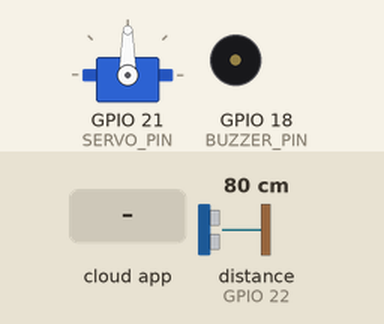
The sketch below on a simulated ESP32. Parts: servo, buzzer (waves = sounding, pin HIGH). The inputs (shaded band) are chosen by the test bench; at power-on: distance to the obstacle (sensor on GPIO 22) 80 cm. The echo pulse lasts 58.3 µs per cm; WiFi joins after 1.5 s; servers stay silent unless stated; what the sketch prints to the serial monitor is not drawn.

Above: at 3.1 s.
3.2 s: the phone or cloud app sets 7 to true
At 3.28 s:
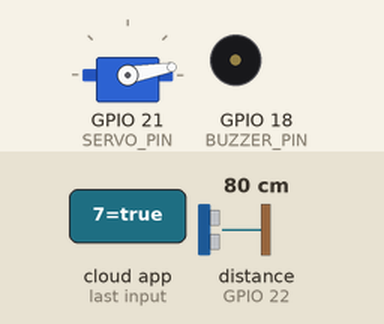
At 5.14 s:
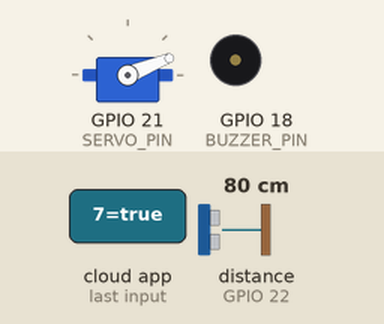
6.2 s: distance to the obstacle (sensor on GPIO 22) set to 2 cm
At 7.89 s:
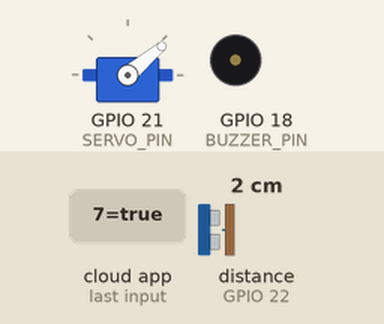
9.2 s: distance to the obstacle (sensor on GPIO 22) set to 35 cm
Timing chart, 0 to 21.6 s (numbered marks = the images above; inputs shaded):
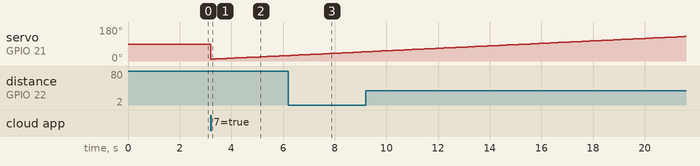

The sketch:

ESP32_1_2.ino
```cpp
#include <WiFi.h>
#include <Firebase_ESP_Client.h>
#include <ESP32Servo.h>
#include <NewPing.h>
#include <addons/TokenHelper.h>
#include <addons/RTDBHelper.h>

// 1. Thông tin WiFi
#define WIFI_SSID "---------"
#define WIFI_PASSWORD "--------"

// 2. Thông tin API Key và URL
#define API_KEY "@Your_API"
#define DATABASE_URL "@Your_URL_Database"

// 3. Thông tin tài khoản Firebase
#define USER_EMAIL "@Your Email Firebase"
#define USER_PASSWORD "@Your Password"

// Các chân kết nối
#define TRIG_PIN  23  // ESP32 pin GPIO23 connected to Ultrasonic Sensor's TRIG pin
#define ECHO_PIN  22  // ESP32 pin GPIO22 connected to Ultrasonic Sensor's ECHO pin
#define SERVO_PIN 21  // ESP32 pin GPIO21 connected to Servo Motor's pin
#define BUZZER_PIN 18  // ESP32 pin GPIO8 connected to Buzzer

// Tạo đối tượng servo
Servo servo;
FirebaseData fbdo;
FirebaseAuth auth;
FirebaseConfig config;
FirebaseData streamRadar;
FirebaseData streamControl;  // Lắng nghe lệnh điều khiển từ Firebase
FirebaseData streamBuzzer;  // Lắng nghe tín hiệu điều khiển còi từ Firebase

int previousConnectionStatus = -1; // Trạng thái kết nối trước đó (-1 để báo chưa xác định)
float duration_us, distance_cm;

char buffer[10];
int cm;
int pos;
int angsensor[171]; // 0 đến 170
int dist; // Khai báo biến dist để lưu khoảng cách

// Khởi tạo đối tượng NewPing để đo khoảng cách
#define MAX_DISTANCE 200 // Đặt giới hạn khoảng cách là 200 cm
NewPing sonar(TRIG_PIN, ECHO_PIN, MAX_DISTANCE);

// Hàm đo khoảng cách với NewPing
float measureDistance() {
  // Đo khoảng cách và trả về
  float cm = sonar.ping_cm();
  return cm;
}

// Hàm quét radar (giống như trong mã cũ của bạn)
void entdadossensor() {
  Serial.println("Update_Radar");

  for (pos = 10; pos <= 170; pos++) {
    servo.write(pos);  // Quay servo đến góc hiện tại
    delay(100);  // Thêm một chút độ trễ để servo kịp di chuyển

    // Đo khoảng cách
    cm = measureDistance();

    // Nếu khoảng cách lớn hơn 50 thì gán cm = 0
    if (cm > 50 || cm == 0) {
      cm = 0;
    }

    angsensor[pos] = cm;  // Lưu giá trị đo được vào mảng angsensor
    dist = angsensor[pos];  // Lấy giá trị khoảng cách

    // Chuyển giá trị đo được thành chuỗi và gửi qua Serial
    sprintf(buffer, "%d,%d", pos, dist);
    Serial.println(buffer);  // Gửi dữ liệu lên ESP32-CAM
    delay(50);  // Thêm độ trễ nhỏ giữa các lần quét
  }

  Serial.println("7_done");  // Gửi tín hiệu khi quét hoàn tất
}

// Hàm dừng servo (quay về vị trí 90 độ)
void pararsensor() {
  pos = 90;
  servo.write(pos);  // Quay servo về 90 độ
}

void updateConnectionStatus(int status) {
  // Chỉ cập nhật nếu trạng thái thay đổi
  if (status != previousConnectionStatus) {
    if (Firebase.RTDB.setInt(&fbdo, "/Connect_ESP32/Esp32_1", status)) {
      Serial.printf("Cập nhật trạng thái kết nối: %d\n", status);
    } else {
      Serial.printf("Lỗi khi cập nhật trạng thái: %s\n", fbdo.errorReason().c_str());
    }
    previousConnectionStatus = status; // Lưu trạng thái hiện tại
  }
}

void setup() {
  Serial.begin(115200);  // Khởi tạo Serial Monitor
  WiFi.begin(WIFI_SSID, WIFI_PASSWORD);

  // Kết nối WiFi
  Serial.print("Đang kết nối WiFi");
  while (WiFi.status() != WL_CONNECTED) {
    Serial.print(".");
    delay(500);
  }
  Serial.println("\nKết nối WiFi thành công!");

  // Cấu hình Firebase
  config.api_key = API_KEY;
  config.database_url = DATABASE_URL;
  auth.user.email = USER_EMAIL;
  auth.user.password = USER_PASSWORD;

  Firebase.begin(&config, &auth);
  Firebase.reconnectNetwork(true);

  // Bắt đầu stream trên đường dẫn Firebase
  if (!Firebase.RTDB.beginStream(&streamRadar, "/Car_Support/Radar/7")) {
    Serial.printf("Lỗi bắt đầu stream Radar: %s\n", streamRadar.errorReason().c_str());
  }

  if (!Firebase.RTDB.beginStream(&streamControl, "/Car_Control/Control")) {
    Serial.printf("Lỗi bắt đầu stream Control: %s\n", streamControl.errorReason().c_str());
  }

  if (!Firebase.RTDB.beginStream(&streamBuzzer, "/Car_Control/Ken_Xe")) {
    Serial.printf("Lỗi bắt đầu stream Buzzer: %s\n", streamBuzzer.errorReason().c_str());
  }

  // Cấu hình các chân
  pinMode(TRIG_PIN, OUTPUT);
  pinMode(ECHO_PIN, INPUT);
  pinMode(BUZZER_PIN, OUTPUT);
  servo.attach(SERVO_PIN);  // Gắn servo vào chân GPIO21
}

void loop() {
  // Stream radar từ Firebase
  if (Firebase.RTDB.readStream(&streamRadar)) {
    if (streamRadar.streamAvailable()) {
      String radarData = streamRadar.stringData();
      Serial.printf("Nhận dữ liệu radar: %s\n", radarData.c_str());

      // Nếu nhận được "true", thực hiện quét radar
      if (radarData == "true") {
        entdadossensor();  // Quét radar
        pararsensor();  // Quay servo về 90 độ
      }
    }
  }

  // Lắng nghe lệnh điều khiển từ Firebase (nhánh Car_Control)
  if (Firebase.RTDB.readStream(&streamControl)) {
    if (streamControl.streamAvailable()) {
      String controlData = streamControl.stringData();
      Serial.printf("Nhận dữ liệu điều khiển: %s\n", controlData.c_str());

      // Phân tích chuỗi điều khiển và gửi lệnh tương ứng xuống Serial
      if (controlData == "1,") {
        Serial.println("1");  // Gửi lệnh 1 xuống Serial
      } else if (controlData == "1,0") {
        Serial.println("0");  // Gửi lệnh 0 xuống Serial
      } else if (controlData == "2,") {
        Serial.println("2");  // Gửi lệnh 2 xuống Serial
      } else if (controlData == "2,0") {
        Serial.println("0");  // Gửi lệnh 0 xuống Serial
      } else if (controlData == "3,") {
        Serial.println("3");  // Gửi lệnh 3 xuống Serial
      } else if (controlData == "3,0") {
        Serial.println("0");  // Gửi lệnh 0 xuống Serial
      } else if (controlData == "4,") {
        Serial.println("4");  // Gửi lệnh 4 xuống Serial
      } else if (controlData == "4,0") {
        Serial.println("0");  // Gửi lệnh 0 xuống Serial
      } else if (controlData == "0") {
        Serial.println("0");  // Gửi lệnh 0 xuống Serial
      }
    }
  }

  // Lắng nghe tín hiệu điều khiển còi từ Firebase
  if (Firebase.RTDB.readStream(&streamBuzzer)) {
    if (streamBuzzer.streamAvailable()) {
      String buzzerData = streamBuzzer.stringData();
      Serial.printf("Nhận dữ liệu còi: %s\n", buzzerData.c_str());

      if (buzzerData == "1,") {
        digitalWrite(BUZZER_PIN, HIGH);  // Bật còi
      } else if (buzzerData == "1,0") {
        digitalWrite(BUZZER_PIN, LOW);  // Tắt còi
      }
    }
  }

  // Cập nhật trạng thái kết nối Firebase
  if (Firebase.ready()) {
    updateConnectionStatus(1);  // Kết nối Firebase thành công
  } else {
    updateConnectionStatus(0);  // Kết nối Firebase thất bại
  }

  delay(100);  // Chờ trước khi tiếp tục vòng lặp
}
```

Measured:
- after the input at 3.2 s, servo on GPIO 21 (SERVO_PIN): 90° → 10° at once, → 11° 0.16 s later, → 12° 0.16 s later, → 13° 0.16 s later, … (20 changes in this stretch)
